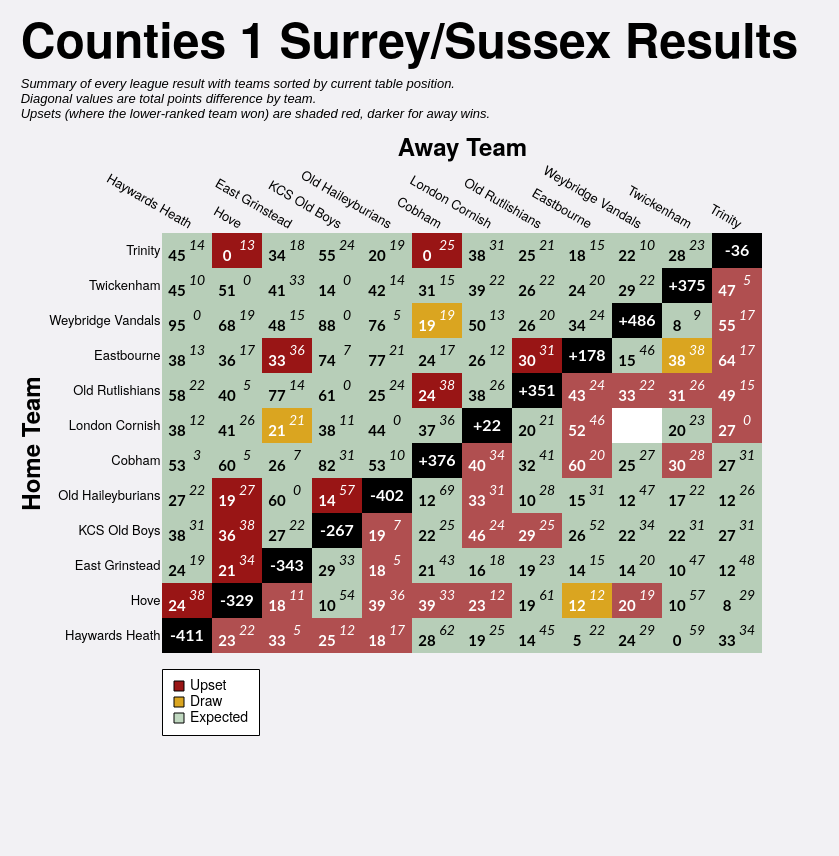

Express this chart as Vega-Lite.
### Vega-Lite specification from a JSON file in a GitHub repository (floating-point values rounded to 4 significant figures; data arrays with more than 128 entries replaced by an {"elided": "..."} marker saying what was removed)
{"config": {"axis": {"labelFont": "PT Sans Narrow, Helvetica Neue, Helvetica, Arial, sans-serif", "titleFont": "PT Sans Narrow, Helvetica Neue, Helvetica, Arial, sans-serif", "labelFontSize": 13, "titleFontSize": 24, "gridColor": "#202947", "gridOpacity": 0.2, "zindex": 1}, "text": {"font": "Lato, sans-serif"}, "bar": {"cornerRadiusEnd": 5}, "header": {"labelFont": "PT Sans Narrow, Helvetica Neue, Helvetica, Arial, sans-serif", "titleFont": "PT Sans Narrow, Helvetica Neue, Helvetica, Arial, sans-serif", "labelFontSize": 24, "titleFontSize": 28, "labelFontWeight": "bold", "orient": "left"}, "legend": {"labelFont": "PT Sans Narrow, Helvetica Neue, Helvetica, Arial, sans-serif", "titleFont": "PT Sans Narrow, Helvetica Neue, Helvetica, Arial, sans-serif", "labelFontSize": 14, "titleFontSize": 16, "titlePadding": 5, "fillColor": "white", "strokeColor": "black", "padding": 10, "titleFontWeight": "lighter", "titleFontStyle": "italic", "titleColor": "gray", "offset": 10}, "title": {"font": "PT Sans Narrow, Helvetica Neue, Helvetica, Arial, sans-serif", "fontSize": 48, "fontWeight": "bold", "anchor": "start", "align": "center", "titlePadding": 20, "subtitlePadding": 10, "subtitleFontSize": 13, "subtitleColor": "", "subtitleFontStyle": "italic", "offset": 15, "color": "black"}, "axisX": {"labelAngle": 0}, "facet": {"title": null, "header": null, "align": {"row": "each", "column": "each"}}, "resolve": {"scale": {"y": "independent", "facet": "independent"}}, "background": "#f2f1f4", "scale": {"offsetBandPaddingOuter": 0.2, "offsetBandPaddingInner": 0.1}, "view": {"stroke": null}}, "layer": [{"data": {"name": "data-6e97d757c83c8ef4e184aba4faeab8c2"}, "mark": {"type": "rect"}, "encoding": {"color": {"field": "unexpected_result", "legend": {"columns": 1, "direction": "horizontal", "labelExpr": "datum.value === 'Upset (Away Win)' ? 'Upset' : datum.value", "labelLimit": 220, "offset": 16, "orient": "bottom", "symbolStrokeColor": "black", "symbolStrokeWidth": 1, "values": ["Upset (Away Win)", "Draw", "Expected"]}, "scale": {"domain": ["Expected", "Upset (Home Win)", "Upset (Away Win)", "Draw", "To be played", "N/A"], "range": ["#146f1444", "#991515bb", "#991515", "goldenrod", "white", "black"]}, "title": null, "type": "nominal"}, "opacity": {"condition": {"test": "datum.home_team == param_21['home_team'] || datum.away_team == param_21['home_team'] || !isValid(param_21['home_team'])", "value": 1.0}, "value": 0.1}, "tooltip": [{"field": "home_team", "title": "Home", "type": "nominal"}, {"field": "away_team", "title": "Away", "type": "nominal"}, {"field": "home_score_text", "title": "Home Score", "type": "nominal"}, {"field": "away_score_text", "title": "Away Score", "type": "nominal"}, {"field": "result", "title": "Result", "type": "nominal"}, {"field": "unexpected_result", "title": "Unexpectedness", "type": "nominal"}, {"field": "date", "format": "%d %b %Y", "title": "Date", "type": "temporal"}], "x": {"axis": {"domain": false, "grid": false, "labelAngle": 30, "orient": "top", "ticks": false}, "field": "away_team", "sort": ["Haywards Heath", "Hove", "East Grinstead", "KCS Old Boys", "Old Haileyburians", "Cobham", "London Cornish", "Old Rutlishians", "Eastbourne", "Weybridge Vandals", "Twickenham", "Trinity"], "title": "Away Team", "type": "nominal"}, "y": {"axis": {"domain": false, "grid": false, "ticks": false}, "field": "home_team", "sort": ["Trinity", "Twickenham", "Weybridge Vandals", "Eastbourne", "Old Rutlishians", "London Cornish", "Cobham", "Old Haileyburians", "KCS Old Boys", "East Grinstead", "Hove", "Haywards Heath"], "title": "Home Team", "type": "nominal"}}, "name": "view_20"}, {"data": {"name": "data-6e97d757c83c8ef4e184aba4faeab8c2"}, "mark": {"type": "text", "fontStyle": "italic", "size": 14, "xOffset": 10, "yOffset": -5}, "encoding": {"color": {"condition": {"test": "(datum.home_team == param_21['home_team'] || datum.away_team == param_21['home_team'] || !isValid(param_21['home_team'])) && datum.unexpected_result == 'Expected'", "value": "black"}, "value": "white"}, "text": {"field": "away_score_text", "type": "nominal"}, "x": {"field": "away_team", "sort": ["Haywards Heath", "Hove", "East Grinstead", "KCS Old Boys", "Old Haileyburians", "Cobham", "London Cornish", "Old Rutlishians", "Eastbourne", "Weybridge Vandals", "Twickenham", "Trinity"], "type": "nominal"}, "y": {"field": "home_team", "sort": ["Trinity", "Twickenham", "Weybridge Vandals", "Eastbourne", "Old Rutlishians", "London Cornish", "Cobham", "Old Haileyburians", "KCS Old Boys", "East Grinstead", "Hove", "Haywards Heath"], "type": "nominal"}}, "transform": [{"filter": "datum.away_score_text != '' && datum.away_score_text != 'WO'"}]}, {"data": {"name": "data-6e97d757c83c8ef4e184aba4faeab8c2"}, "mark": {"type": "text", "size": 12, "xOffset": 10, "yOffset": -5}, "encoding": {"color": {"condition": {"test": "(datum.home_team == param_21['home_team'] || datum.away_team == param_21['home_team'] || !isValid(param_21['home_team'])) && datum.unexpected_result == 'Expected'", "value": "black"}, "value": "white"}, "text": {"field": "away_score_text", "type": "nominal"}, "x": {"field": "away_team", "sort": ["Haywards Heath", "Hove", "East Grinstead", "KCS Old Boys", "Old Haileyburians", "Cobham", "London Cornish", "Old Rutlishians", "Eastbourne", "Weybridge Vandals", "Twickenham", "Trinity"], "type": "nominal"}, "y": {"field": "home_team", "sort": ["Trinity", "Twickenham", "Weybridge Vandals", "Eastbourne", "Old Rutlishians", "London Cornish", "Cobham", "Old Haileyburians", "KCS Old Boys", "East Grinstead", "Hove", "Haywards Heath"], "type": "nominal"}}, "transform": [{"filter": "datum.away_score_text == 'WO'"}]}, {"data": {"name": "data-6e97d757c83c8ef4e184aba4faeab8c2"}, "mark": {"type": "text", "fontWeight": "bold", "size": 15, "xOffset": -10, "yOffset": 5}, "encoding": {"color": {"condition": {"test": "(datum.home_team == param_21['home_team'] || datum.away_team == param_21['home_team'] || !isValid(param_21['home_team'])) && datum.unexpected_result == 'Expected'", "value": "black"}, "value": "white"}, "text": {"field": "home_score_text", "type": "nominal"}, "x": {"field": "away_team", "sort": ["Haywards Heath", "Hove", "East Grinstead", "KCS Old Boys", "Old Haileyburians", "Cobham", "London Cornish", "Old Rutlishians", "Eastbourne", "Weybridge Vandals", "Twickenham", "Trinity"], "type": "nominal"}, "y": {"field": "home_team", "sort": ["Trinity", "Twickenham", "Weybridge Vandals", "Eastbourne", "Old Rutlishians", "London Cornish", "Cobham", "Old Haileyburians", "KCS Old Boys", "East Grinstead", "Hove", "Haywards Heath"], "type": "nominal"}}, "transform": [{"filter": "datum.home_score_text != '' && datum.home_score_text != 'WO'"}]}, {"data": {"name": "data-6e97d757c83c8ef4e184aba4faeab8c2"}, "mark": {"type": "text", "size": 12, "xOffset": -10, "yOffset": 5}, "encoding": {"color": {"condition": {"test": "(datum.home_team == param_21['home_team'] || datum.away_team == param_21['home_team'] || !isValid(param_21['home_team'])) && datum.unexpected_result == 'Expected'", "value": "black"}, "value": "white"}, "text": {"field": "home_score_text", "type": "nominal"}, "x": {"field": "away_team", "sort": ["Haywards Heath", "Hove", "East Grinstead", "KCS Old Boys", "Old Haileyburians", "Cobham", "London Cornish", "Old Rutlishians", "Eastbourne", "Weybridge Vandals", "Twickenham", "Trinity"], "type": "nominal"}, "y": {"field": "home_team", "sort": ["Trinity", "Twickenham", "Weybridge Vandals", "Eastbourne", "Old Rutlishians", "London Cornish", "Cobham", "Old Haileyburians", "KCS Old Boys", "East Grinstead", "Hove", "Haywards Heath"], "type": "nominal"}}, "transform": [{"filter": "datum.home_score_text == 'WO'"}]}, {"data": {"name": "data-298f032328f06be4a9a118fb6a8ecd0a"}, "mark": {"type": "text", "color": "white", "fontWeight": "bold", "size": 16}, "encoding": {"text": {"field": "display_text", "type": "nominal"}, "tooltip": [{"field": "home_team", "title": "Team", "type": "nominal"}, {"field": "display_text", "title": "Points Difference", "type": "nominal"}], "x": {"field": "away_team", "sort": ["Haywards Heath", "Hove", "East Grinstead", "KCS Old Boys", "Old Haileyburians", "Cobham", "London Cornish", "Old Rutlishians", "Eastbourne", "Weybridge Vandals", "Twickenham", "Trinity"], "type": "nominal"}, "y": {"field": "home_team", "sort": ["Trinity", "Twickenham", "Weybridge Vandals", "Eastbourne", "Old Rutlishians", "London Cornish", "Cobham", "Old Haileyburians", "KCS Old Boys", "East Grinstead", "Hove", "Haywards Heath"], "type": "nominal"}}}], "height": {"step": 35}, "padding": {"left": 20, "top": 20, "right": 40, "bottom": 120}, "params": [{"name": "param_21", "select": {"type": "point", "clear": "dblclick", "fields": ["home_team"], "on": "click"}, "value": null, "views": ["view_20"]}], "title": {"text": "Counties 1 Surrey/Sussex Results", "subtitle": ["Summary of every league result with teams sorted by current table position.", "Diagonal values are total points difference by team.", "Upsets (where the lower-ranked team won) are shaded red, darker for away wins."]}, "width": {"step": 50}, "$schema": "https://vega.github.io/schema/vega-lite/v5.20.1.json", "datasets": {"data-6e97d757c83c8ef4e184aba4faeab8c2": {"elided": "144 records"}, "data-298f032328f06be4a9a118fb6a8ecd0a": [{"home_team": "Cobham", "away_team": "Cobham", "match_id": null, "date": "", "home_score": null, "away_score": null, "home_walkover": null, "away_walkover": null, "result": "N/A", "home_score_text": "", "away_score_text": "", "wo_result": "", "score_text": "", "display_text": "+376", "is_diagonal": true, "result_simple": "N/A", "unexpected_result": "N/A", "unexpected_opacity": 1.0}, {"home_team": "East Grinstead", "away_team": "East Grinstead", "match_id": null, "date": "", "home_score": null, "away_score": null, "home_walkover": null, "away_walkover": null, "result": "N/A", "home_score_text": "", "away_score_text": "", "wo_result": "", "score_text": "", "display_text": "-343", "is_diagonal": true, "result_simple": "N/A", "unexpected_result": "N/A", "unexpected_opacity": 1.0}, {"home_team": "Eastbourne", "away_team": "Eastbourne", "match_id": null, "date": "", "home_score": null, "away_score": null, "home_walkover": null, "away_walkover": null, "result": "N/A", "home_score_text": "", "away_score_text": "", "wo_result": "", "score_text": "", "display_text": "+178", "is_diagonal": true, "result_simple": "N/A", "unexpected_result": "N/A", "unexpected_opacity": 1.0}, {"home_team": "Haywards Heath", "away_team": "Haywards Heath", "match_id": null, "date": "", "home_score": null, "away_score": null, "home_walkover": null, "away_walkover": null, "result": "N/A", "home_score_text": "", "away_score_text": "", "wo_result": "", "score_text": "", "display_text": "-411", "is_diagonal": true, "result_simple": "N/A", "unexpected_result": "N/A", "unexpected_opacity": 1.0}, {"home_team": "Hove", "away_team": "Hove", "match_id": null, "date": "", "home_score": null, "away_score": null, "home_walkover": null, "away_walkover": null, "result": "N/A", "home_score_text": "", "away_score_text": "", "wo_result": "", "score_text": "", "display_text": "-329", "is_diagonal": true, "result_simple": "N/A", "unexpected_result": "N/A", "unexpected_opacity": 1.0}, {"home_team": "KCS Old Boys", "away_team": "KCS Old Boys", "match_id": null, "date": "", "home_score": null, "away_score": null, "home_walkover": null, "away_walkover": null, "result": "N/A", "home_score_text": "", "away_score_text": "", "wo_result": "", "score_text": "", "display_text": "-267", "is_diagonal": true, "result_simple": "N/A", "unexpected_result": "N/A", "unexpected_opacity": 1.0}, {"home_team": "London Cornish", "away_team": "London Cornish", "match_id": null, "date": "", "home_score": null, "away_score": null, "home_walkover": null, "away_walkover": null, "result": "N/A", "home_score_text": "", "away_score_text": "", "wo_result": "", "score_text": "", "display_text": "+22", "is_diagonal": true, "result_simple": "N/A", "unexpected_result": "N/A", "unexpected_opacity": 1.0}, {"home_team": "Old Haileyburians", "away_team": "Old Haileyburians", "match_id": null, "date": "", "home_score": null, "away_score": null, "home_walkover": null, "away_walkover": null, "result": "N/A", "home_score_text": "", "away_score_text": "", "wo_result": "", "score_text": "", "display_text": "-402", "is_diagonal": true, "result_simple": "N/A", "unexpected_result": "N/A", "unexpected_opacity": 1.0}, {"home_team": "Old Rutlishians", "away_team": "Old Rutlishians", "match_id": null, "date": "", "home_score": null, "away_score": null, "home_walkover": null, "away_walkover": null, "result": "N/A", "home_score_text": "", "away_score_text": "", "wo_result": "", "score_text": "", "display_text": "+351", "is_diagonal": true, "result_simple": "N/A", "unexpected_result": "N/A", "unexpected_opacity": 1.0}, {"home_team": "Trinity", "away_team": "Trinity", "match_id": null, "date": "", "home_score": null, "away_score": null, "home_walkover": null, "away_walkover": null, "result": "N/A", "home_score_text": "", "away_score_text": "", "wo_result": "", "score_text": "", "display_text": "-36", "is_diagonal": true, "result_simple": "N/A", "unexpected_result": "N/A", "unexpected_opacity": 1.0}, {"home_team": "Twickenham", "away_team": "Twickenham", "match_id": null, "date": "", "home_score": null, "away_score": null, "home_walkover": null, "away_walkover": null, "result": "N/A", "home_score_text": "", "away_score_text": "", "wo_result": "", "score_text": "", "display_text": "+375", "is_diagonal": true, "result_simple": "N/A", "unexpected_result": "N/A", "unexpected_opacity": 1.0}, {"home_team": "Weybridge Vandals", "away_team": "Weybridge Vandals", "match_id": null, "date": "", "home_score": null, "away_score": null, "home_walkover": null, "away_walkover": null, "result": "N/A", "home_score_text": "", "away_score_text": "", "wo_result": "", "score_text": "", "display_text": "+486", "is_diagonal": true, "result_simple": "N/A", "unexpected_result": "N/A", "unexpected_opacity": 1.0}]}}
